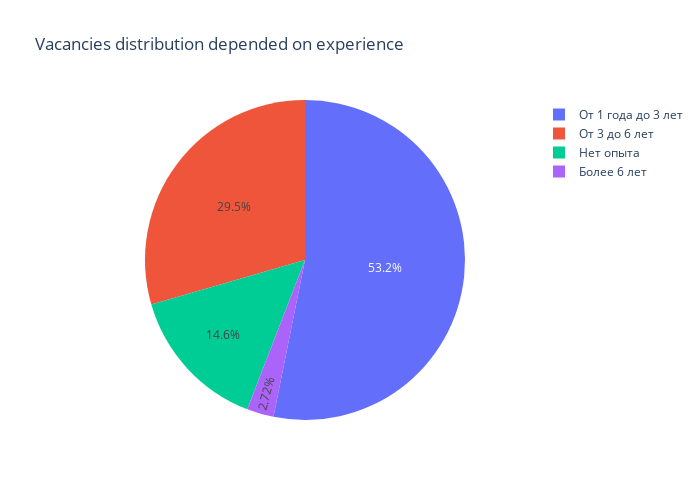

Notebook code cell kept with this figure:
### Code cell
df = pd.read_sql_query(query_4_5, connection)
df
fig = px.pie(  #строим круговую диаграмму
    df, 
    values='count',  #оценваемое значение
    names='experience',  #параметр оценки
    height=500, 
    width=700,
    title = 'Vacancies distribution depended on experience'  #название  графика
    )
fig.show()

### Figure 1 — Plotly figure (JSON) as saved in the notebook; plotly's stock layout.template omitted (floating-point values rounded to 4 significant figures)
{"data": [{"domain": {"x": [0, 1], "y": [0, 1]}, "hovertemplate": "experience=%{label}<br>count=%{value}<extra></extra>", "labels": ["Более 6 лет", "Нет опыта", "От 3 до 6 лет", "От 1 года до 3 лет"], "legendgroup": "", "name": "", "showlegend": true, "type": "pie", "values": [1337, 7197, 14511, 26152]}], "layout": {"height": 500, "legend": {"tracegroupgap": 0}, "title": {"text": "Vacancies distribution depended on experience"}, "width": 700}}
